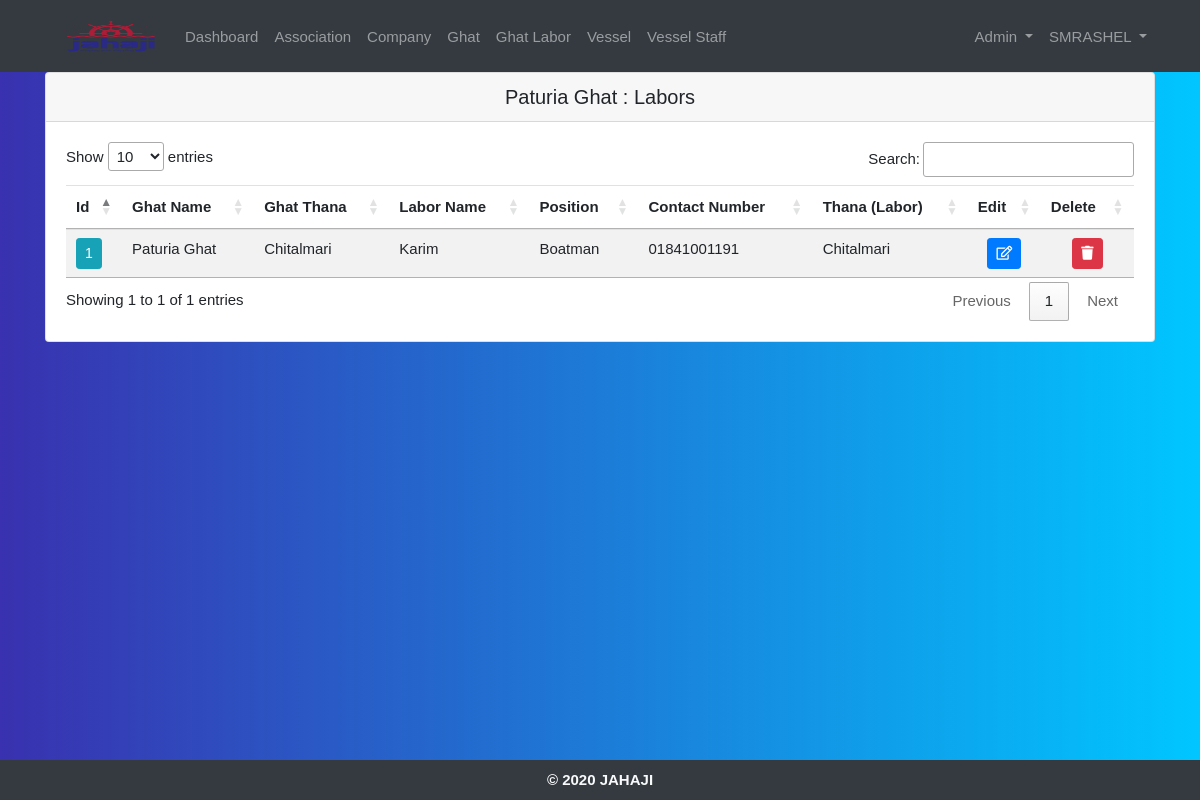
Page /ghat_labor/1/ (signed in) on the committed database.
### crewdatabd/models.py (models this page shows, shortened)
class Ghat(models.Model):
    ghat_name = models.CharField('Ghat Name', max_length=200)
    leaseholder_name = models.CharField('Leaseholder Name', max_length=200)
    leaseholder_contact = models.CharField('Leaseholder Contact', unique=True, max_length=200)
    manager_name = models.CharField('Manager Name', max_length=200, null=True, blank=True)
    manager_contact = models.CharField('Manager Contact', unique=True, max_length=200, null=True, blank=True)
    labor_leader_name = models.CharField('Labor Sordar Name', max_length=200, null=True, blank=True)
    labor_leader_contact = models.CharField('Labor Sordar Contact', unique=True, max_length=200, null=True, blank=True)
    river_name = models.CharField('River Name', max_length=200, null=True, blank=True)
    ghat_address = models.CharField('Address', max_length=200, null=True, blank=True)
    district = models.ForeignKey(District, on_delete=models.CASCADE)
    thana = models.ForeignKey(Thana, on_delete=models.CASCADE)
    ghat_coordinate = models.CharField('Ghat Latitude and Longitude', max_length=200, null=True, blank=True)
    ghat_email = models.EmailField('Email', max_length=200, null=True, blank=True)
    added_by = models.ForeignKey(
        settings.AUTH_USER_MODEL,
        on_delete=models.CASCADE, null=True, blank=True, related_name='+'
    )
    added_date = models.DateTimeField('Added Date', auto_now_add=True, null=True, blank=True)
    updated_by = models.ForeignKey(
        settings.AUTH_USER_MODEL,
        on_delete=models.CASCADE, null=True, blank=True, related_name='+'
    )
    updated_date = models.DateTimeField('Updated Date', auto_now_add=False, null=True, blank=True)
    def __str__(self):
        return self.ghat_name

class GhatLabor(models.Model):
    APOSITIVE = 'A+'
    ANEGATIVE = 'A-'
    ABPOSITIVE = 'AB+'
    ABNEGATIVE = 'AB-'
    BPOSITIVE = 'B+'
    BNEGATIVE = 'B-'
    OPOSITIVE = 'O+'
    ONEGATIVE = 'O-'
    TOUCH = 'touch'
    BUTTON = 'button'
    LABOR = 'Labor'
    BOATMAN = 'Boatman'
    OTHER = 'Other'
    BLOOD_GROUP_CHOICES = [
        (APOSITIVE, 'A Positive'),
        (ANEGATIVE, 'A Negative'),
        (ABPOSITIVE, 'AB Positive'),
        (ABNEGATIVE, 'AB Negative'),
        (BPOSITIVE, 'B Positive'),
        (BNEGATIVE, 'B Negative'),
        (OPOSITIVE, 'O Positive'),
        (ONEGATIVE, 'O Negative'),
    ]
    MOBILE_TYPE_CHOICES = [
        (TOUCH, 'Touch'),
        (BUTTON, 'Button'),
    ]
    GHAT_LABOR_POSITION = [
        (LABOR, 'Labor'),
        (BOATMAN, 'Boatman'),
        (OTHER, 'Other')
    ]
    ghat_district = models.ForeignKey(District, on_delete=models.CASCADE, related_name='+')
    ghat_thana = models.ForeignKey(Thana, on_delete=models.CASCADE, related_name='+')
    ghat_name = models.ForeignKey(Ghat, on_delete=models.CASCADE)
    labor_name = models.CharField('Labor Name', max_length=200)
    labor_position = models.CharField('Labor Position', max_length=200, choices=GHAT_LABOR_POSITION)
    labor_contact = models.CharField('Labor Contact', unique=True, max_length=200, null=True, blank=True)
    labor_address = models.CharField('Address', max_length=200, null=True, blank=True)
    address_district = models.ForeignKey(District, on_delete=models.CASCADE, related_name='+')
    address_thana = models.ForeignKey(Thana, on_delete=models.CASCADE, related_name='+')
    family_members = models.CharField('Family Members', max_length=200, null=True, blank=True)
    avg_daily_income = models.IntegerField('AVG Daily Income', null=True, blank=True)
    avg_working_day_m = models.IntegerField('AVG Working Day/Month', null=True, blank=True)
    avg_family_income_m = models.IntegerField('AVG Family Income/Month', null=True, blank=True)
    education_level = models.ForeignKey(EducationLevel, on_delete=models.CASCADE, null=True, blank=True)
    birth_date = models.DateField('Date of Birth', null=True, blank=True)
    nid_number = models.CharField('NID Number', unique=True, null=True, max_length=200, blank=True)
    mobile_type = models.CharField('Mobile Type', max_length=200, choices=MOBILE_TYPE_CHOICES, null=True, blank=True)
    bank_account = models.BooleanField('Bank Account', null=True, blank=True)
    mobile_money_account = models.ForeignKey(MobileMoneyAccount, on_delete=models.CASCADE, null=True, blank=True)
    blood_group = models.CharField('Blood Group', max_length=200, choices=BLOOD_GROUP_CHOICES, null=True, blank=True)
    added_by = models.ForeignKey(
        settings.AUTH_USER_MODEL,
        on_delete=models.CASCADE, null=True, blank=True, related_name='+'
    )
    added_date = models.DateTimeField('Added Date', auto_now_add=True, null=True, blank=True)
    updated_by = models.ForeignKey(
        settings.AUTH_USER_MODEL,
        on_delete=models.CASCADE, null=True, blank=True, related_name='+'
    )
    updated_date = models.DateTimeField('Updated Date', auto_now_add=False, null=True, blank=True)

class Thana(models.Model):
    district = models.ForeignKey(District, on_delete=models.CASCADE)
    thana_name = models.CharField('Thana', max_length=200)
    def __str__(self):
        return self.thana_name

### crewdatabd/decorators.py (the view)
        def wrapper_func(request, *args, **kwargs):
            group = None
            if request.user.groups.exists():
                group = request.user.groups.all()[0].name
            if group in allowed_roles:
                 return view_func(request, *args, **kwargs)
            else:
                return redirect('home')

### crewdatabd/views.py (called while the page is built)
@login_required(login_url='login')
@allowed_users(allowed_roles=['admin', 'manager', 'vessel', 'viewer'])
def ghatLabors(request, pk):
    ghat = get_object_or_404(Ghat, id=pk)
    ghat_labors = GhatLabor.objects.filter(ghat_name=pk)
    context = {'ghat': ghat, 'ghat_labors': ghat_labors}
    return render(request, 'crewdatabd/ghat_single_labors.html', context)

### crewdatabd/templates/crewdatabd/ghat_single_labors.html (shortened to what this page needs)
{% extends 'crewdatabd/main.html' %}
{% block content %}
        <div class="card text-black mb-3">
            <h5 class="card-header text-center">
                {{ghat.ghat_name}} : Labors
            </h5>
            <div class="card-body">
                <div align="center" style="overflow:auto">
                    <table id="ship" class="table table-striped table-hover">
                        <thead>
                            <tr>
                                <th scope="col">Id</th>
                                <th scope="col">Ghat Name</th>
                                <th scope="col">Ghat Thana</th>
                                <th scope="col">Labor Name</th>
                                <th scope="col">Position</th>
                                <th scope="col">Contact Number</th>
                                <th scope="col">Thana (Labor)</th>
                                {% for group in user.groups.all %}
                                  {% if group.name == 'admin' or group.name == 'manager' %}
                                <th scope="col">Edit</th>
                                <th scope="col">Delete</th>
                                  {% endif %}
                                {% endfor %}
                            </tr>
                        </thead>
                        <tbody>
                        {% for ghat_labor in ghat_labors %}
                            <tr>
                                <td>
                                    <a href="{% url 'read_labor' ghat_labor.id %}" type="button" class="update-book btn btn-sm btn-info">
                                      {{ ghat_labor.id }}
                                    </a>
                                </td>
                                <td>{{ ghat_labor.ghat_name }}</td>
                                <td>{{ ghat_labor.ghat_thana }}</td>
                                <td>{{ ghat_labor.labor_name }}</td>
                                <td>{{ ghat_labor.labor_position }}</td>
                                <td>{{ ghat_labor.labor_contact }}</td>
                                <td>{{ ghat_labor.address_thana }}</td>
                                {% for group in user.groups.all %}
                                  {% if group.name == 'admin' or group.name == 'manager' %}
                                <td class="text-center">
                                    <a href="{% url 'update_labor' ghat_labor.id %}" type="button" class="update-book btn btn-sm btn-primary">
                                      <i class="far fa-edit"></i>
                                    </a>
                                </td>
                                <td class="text-center">
                                    <a href="{% url 'delete_labor' ghat_labor.id %}" type="button" class="update-book btn btn-sm btn-danger">
                                      <i class="fas fa-trash"></i>
                                    </a>
                                </td>
                                  {% endif %}
                                {% endfor %}
                            </tr>
                        {% endfor %}
                        </tbody>
                    </table>
                </div>
            </div>
        </div>
{% endblock %}

### crewdatabd/templates/crewdatabd/navbar.html (shortened to what this page needs)
{% load static %}
<nav class="navbar navbar-expand-lg navbar-dark bg-dark">
  <div class="container">
    <div class="collapse navbar-collapse" id="navbarSupportedContent">
      <a class="nav-link" href="{% url 'home' %}">
        <img src="{% static 'images/logo.png' %}" id="logo" alt="logo"  width="100" height="40">
      </a>
      <ul class="navbar-nav mr-auto">
        <li class="nav-item">
          <a class="nav-link" href="{% url 'home' %}">Dashboard</a>
        </li>
        {% for group in user.groups.all %}
          {% if group.name == 'admin' or group.name == 'manager' or group.name == 'viewer' %}
            <li class="nav-item">
              <a class="nav-link" href="{% url 'associations' %}">Association</a>
            </li>
          {% endif %}
        {% endfor %}
        {% for group in user.groups.all %}
          {% if group.name == 'admin' or group.name == 'manager' or group.name == 'jahaji' or group.name == 'viewer' %}
            <li class="nav-item">
              <a class="nav-link" href="{% url 'companies' %}">Company</a>
            </li>
          {% endif %}
        {% endfor %}
        {% for group in user.groups.all %}
          {% if group.name == 'admin' or group.name == 'manager' or group.name == 'jahaji' or group.name == 'viewer' %}
            <li class="nav-item">
              <a class="nav-link" href="{% url 'ghats' %}">Ghat</a>
            </li>
          {% endif %}
        {% endfor %}
        {% for group in user.groups.all %}
          {% if group.name == 'admin' or group.name == 'manager' or group.name == 'ghat' or group.name == 'viewer' %}
            <li class="nav-item">
              <a class="nav-link" href="{% url 'ghat_labors' %}">Ghat Labor</a>
            </li>
          {% endif %}
        {% endfor %}
        {% for group in user.groups.all %}
          {% if group.name == 'admin' or group.name == 'manager' or group.name == 'jahaji' or group.name == 'viewer' %}
            <li class="nav-item">
              <a class="nav-link" href="{% url 'ships' %}">Vessel</a>
            </li>
          {% endif %}
        {% endfor %}
        {% for group in user.groups.all %}
          {% if group.name == 'admin' or group.name == 'manager' or group.name == 'vessel' or group.name == 'viewer' %}
            <li class="nav-item">
              <a class="nav-link" href="{% url 'seafarers' %}">Vessel Staff</a>
            </li>
          {% endif %}
        {% endfor %}
      </ul>
      <ul class="navbar-nav navbar-right">
      {% for group in user.groups.all %}
        {% if group.name == 'admin' or group.name == 'manager' %}
          <li class="nav-item dropdown">
            <a class="nav-link dropdown-toggle" href="#" id="navbarDropdown" role="button" data-toggle="dropdown" aria-haspopup="true" aria-expanded="false">
              Admin
            </a>
          </li>
        {% endif %}
      {% endfor %}
        <li class="nav-item dropdown">
          <a class="nav-link dropdown-toggle" href="#" id="navbarDropdown" role="button" data-toggle="dropdown" aria-haspopup="true" aria-expanded="false">
            {{user.username|upper}}
          </a>
        </li>
      </ul>
    </div>
  </div>
</nav>

### static/css/main.css (style rules this page uses)
html { position: relative; min-height: 100%; }
body { margin-bottom: 40px; font-family: "segoe-ui", "open-sans", tahoma, arial; font-size: 15px; }
.navbar-nav >li >a, .navbar-brand { color: #f8f9fa; padding-top: 5px !important; padding-bottom: 10px !important; height: 30px; }
.navbar { min-height: 30px !important; }

### static/css/seafarer_details.css (style rules this page uses)
body { background: -webkit-linear-gradient(left, #3931af, #00c6ff); }

### rows in the picture
Ghat: ghat_name "Paturia Ghat"
GhatLabor: id "1", ghat_name "Paturia Ghat", ghat_thana "Chitalmari", labor_name "Karim", labor_position "Boatman", labor_contact "01841001191", address_thana "Chitalmari"

### other values in the picture
{{ user.username|upper }} "SMRASHEL"
